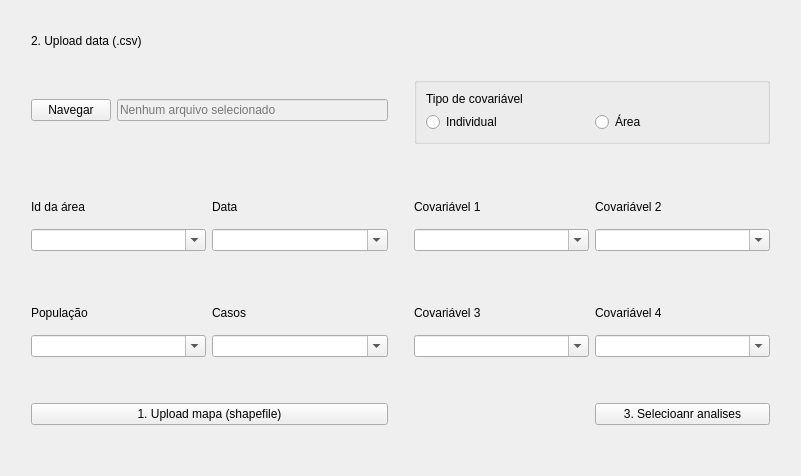
<?xml version="1.0" encoding="UTF-8"?>
<ui version="4.0">
 <class>Frame</class>
 <widget class="QFrame" name="Frame">
  <property name="geometry">
   <rect>
    <x>0</x>
    <y>0</y>
    <width>801</width>
    <height>476</height>
   </rect>
  </property>
  <property name="windowTitle">
   <string>Frame</string>
  </property>
  <layout class="QGridLayout" name="gridLayout">
   <item row="3" column="4">
    <layout class="QVBoxLayout" name="verticalLayout_6">
     <item>
      <widget class="QLabel" name="label_6">
       <property name="text">
        <string>Covariável 1</string>
       </property>
      </widget>
     </item>
     <item>
      <widget class="QComboBox" name="comboBox_5">
       <property name="editable">
        <bool>true</bool>
       </property>
      </widget>
     </item>
    </layout>
   </item>
   <item row="3" column="5">
    <layout class="QVBoxLayout" name="verticalLayout_7">
     <item>
      <widget class="QLabel" name="label_7">
       <property name="text">
        <string>Covariável 2</string>
       </property>
      </widget>
     </item>
     <item>
      <widget class="QComboBox" name="comboBox_6">
       <property name="editable">
        <bool>true</bool>
       </property>
      </widget>
     </item>
    </layout>
   </item>
   <item row="5" column="5">
    <layout class="QVBoxLayout" name="verticalLayout_9">
     <item>
      <widget class="QLabel" name="label_9">
       <property name="text">
        <string>Covariável 4</string>
       </property>
      </widget>
     </item>
     <item>
      <widget class="QComboBox" name="comboBox_8">
       <property name="editable">
        <bool>true</bool>
       </property>
      </widget>
     </item>
    </layout>
   </item>
   <item row="1" column="1" colspan="2">
    <layout class="QHBoxLayout" name="horizontalLayout">
     <item>
      <widget class="QPushButton" name="pushButton">
       <property name="text">
        <string>Navegar</string>
       </property>
      </widget>
     </item>
     <item>
      <widget class="QLineEdit" name="lineEdit">
       <property name="enabled">
        <bool>false</bool>
       </property>
       <property name="placeholderText">
        <string>Nenhum arquivo selecionado</string>
       </property>
      </widget>
     </item>
    </layout>
   </item>
   <item row="8" column="1">
    <spacer name="verticalSpacer">
     <property name="orientation">
      <enum>Qt::Vertical</enum>
     </property>
     <property name="sizeType">
      <enum>QSizePolicy::Fixed</enum>
     </property>
     <property name="sizeHint" stdset="0">
      <size>
       <width>20</width>
       <height>40</height>
      </size>
     </property>
    </spacer>
   </item>
   <item row="3" column="0">
    <spacer name="horizontalSpacer_2">
     <property name="orientation">
      <enum>Qt::Horizontal</enum>
     </property>
     <property name="sizeType">
      <enum>QSizePolicy::Fixed</enum>
     </property>
     <property name="sizeHint" stdset="0">
      <size>
       <width>20</width>
       <height>20</height>
      </size>
     </property>
    </spacer>
   </item>
   <item row="3" column="3">
    <spacer name="horizontalSpacer">
     <property name="orientation">
      <enum>Qt::Horizontal</enum>
     </property>
     <property name="sizeType">
      <enum>QSizePolicy::Fixed</enum>
     </property>
     <property name="sizeHint" stdset="0">
      <size>
       <width>20</width>
       <height>20</height>
      </size>
     </property>
    </spacer>
   </item>
   <item row="4" column="1">
    <spacer name="verticalSpacer_3">
     <property name="orientation">
      <enum>Qt::Vertical</enum>
     </property>
     <property name="sizeType">
      <enum>QSizePolicy::Preferred</enum>
     </property>
     <property name="sizeHint" stdset="0">
      <size>
       <width>20</width>
       <height>40</height>
      </size>
     </property>
    </spacer>
   </item>
   <item row="3" column="2">
    <layout class="QVBoxLayout" name="verticalLayout_2">
     <item>
      <widget class="QLabel" name="label_2">
       <property name="text">
        <string>Data</string>
       </property>
      </widget>
     </item>
     <item>
      <widget class="QComboBox" name="comboBox_2">
       <property name="editable">
        <bool>true</bool>
       </property>
      </widget>
     </item>
    </layout>
   </item>
   <item row="5" column="4">
    <layout class="QVBoxLayout" name="verticalLayout_8">
     <item>
      <widget class="QLabel" name="label_8">
       <property name="text">
        <string>Covariável 3</string>
       </property>
      </widget>
     </item>
     <item>
      <widget class="QComboBox" name="comboBox_7">
       <property name="editable">
        <bool>true</bool>
       </property>
      </widget>
     </item>
    </layout>
   </item>
   <item row="6" column="1">
    <spacer name="verticalSpacer_2">
     <property name="orientation">
      <enum>Qt::Vertical</enum>
     </property>
     <property name="sizeType">
      <enum>QSizePolicy::Preferred</enum>
     </property>
     <property name="sizeHint" stdset="0">
      <size>
       <width>20</width>
       <height>40</height>
      </size>
     </property>
    </spacer>
   </item>
   <item row="7" column="1" colspan="2">
    <widget class="QPushButton" name="pushButton_2">
     <property name="text">
      <string>1. Upload mapa (shapefile)</string>
     </property>
    </widget>
   </item>
   <item row="5" column="1">
    <layout class="QVBoxLayout" name="verticalLayout_3">
     <item>
      <widget class="QLabel" name="label_3">
       <property name="text">
        <string>População</string>
       </property>
      </widget>
     </item>
     <item>
      <widget class="QComboBox" name="comboBox_3">
       <property name="editable">
        <bool>true</bool>
       </property>
      </widget>
     </item>
    </layout>
   </item>
   <item row="3" column="1">
    <layout class="QVBoxLayout" name="verticalLayout">
     <item>
      <widget class="QLabel" name="label">
       <property name="text">
        <string>Id da área</string>
       </property>
      </widget>
     </item>
     <item>
      <widget class="QComboBox" name="comboBox">
       <property name="editable">
        <bool>true</bool>
       </property>
      </widget>
     </item>
    </layout>
   </item>
   <item row="2" column="1">
    <spacer name="verticalSpacer_4">
     <property name="orientation">
      <enum>Qt::Vertical</enum>
     </property>
     <property name="sizeType">
      <enum>QSizePolicy::Preferred</enum>
     </property>
     <property name="sizeHint" stdset="0">
      <size>
       <width>20</width>
       <height>40</height>
      </size>
     </property>
    </spacer>
   </item>
   <item row="7" column="5">
    <widget class="QPushButton" name="pushButton_3">
     <property name="text">
      <string>3. Selecioanr analises</string>
     </property>
    </widget>
   </item>
   <item row="5" column="2">
    <layout class="QVBoxLayout" name="verticalLayout_4">
     <item>
      <widget class="QLabel" name="label_4">
       <property name="text">
        <string>Casos</string>
       </property>
      </widget>
     </item>
     <item>
      <widget class="QComboBox" name="comboBox_4">
       <property name="editable">
        <bool>true</bool>
       </property>
      </widget>
     </item>
    </layout>
   </item>
   <item row="0" column="1">
    <widget class="QLabel" name="label_10">
     <property name="text">
      <string>2. Upload data (.csv)</string>
     </property>
    </widget>
   </item>
   <item row="7" column="6">
    <spacer name="horizontalSpacer_3">
     <property name="orientation">
      <enum>Qt::Horizontal</enum>
     </property>
     <property name="sizeType">
      <enum>QSizePolicy::Fixed</enum>
     </property>
     <property name="sizeHint" stdset="0">
      <size>
       <width>20</width>
       <height>20</height>
      </size>
     </property>
    </spacer>
   </item>
   <item row="1" column="4" colspan="2">
    <widget class="QGroupBox" name="">
     <layout class="QVBoxLayout" name="verticalLayout_5">
      <item>
       <widget class="QLabel" name="label_5">
        <property name="text">
         <string>Tipo de covariável</string>
        </property>
       </widget>
      </item>
      <item>
       <layout class="QHBoxLayout" name="horizontalLayout_2">
        <item>
         <widget class="QRadioButton" name="radioButton">
          <property name="text">
           <string>Individual</string>
          </property>
         </widget>
        </item>
        <item>
         <widget class="QRadioButton" name="radioButton_2">
          <property name="text">
           <string>Área</string>
          </property>
         </widget>
        </item>
       </layout>
      </item>
     </layout>
    </widget>
   </item>
  </layout>
 </widget>
 <resources/>
 <connections/>
</ui>
